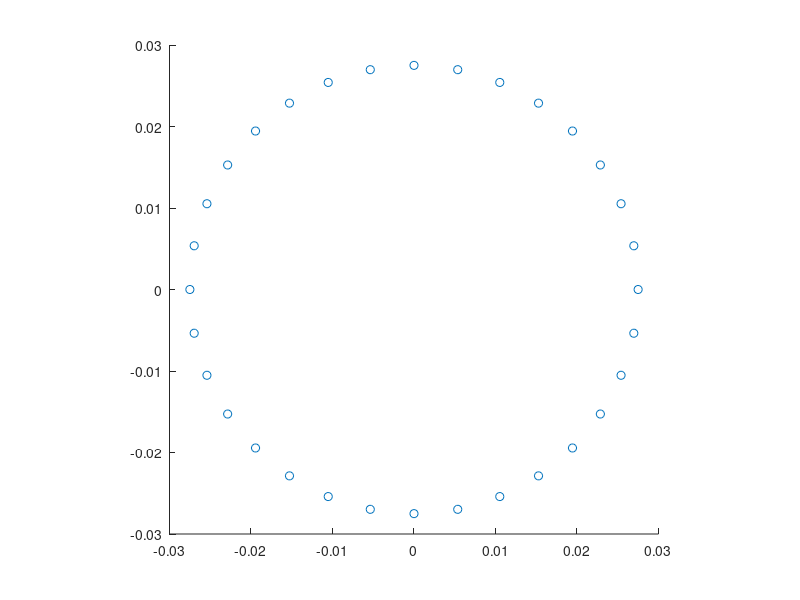

Write MATLAB code to recreate this figure. (Note: this script raises an error after producing the figure.)
%{
Ri = 24.5e-3;
Ro = 30.5e-3;
Rc = sqrt((Ro^2 + Ri^2)/2); % geometric mean
nElements = 32;

elementSpacing_rad = 2*pi/nElements;

elementIds = 1:nElements;
elementCoords = zeros(nElements,5); % theta, r
elementCoordsCart = zeros(nElements,2); % x, y

for i = elementIds
    elementCoords(i,:) = [Ri, Ro, Rc, 0, (i-1)*elementSpacing_rad];
    [elementCoordsCart(i,1),elementCoordsCart(i,2)] = pol2cart(elementCoords(i,5),elementCoords(i,3));
end

scatter(elementCoordsCart(:,1),elementCoordsCart(:,2))

save("Barney/elementCoords_Ring","elementCoordsCart")

%}

Ri = 24.5e-3;
Ro = 30.5e-3;
%Rc = sqrt((Ro^2 + Ri^2)/2); % geometric mean centre
Rc = (Ri+Ro) / 2;
nElements = 32;

elementSpacing_rad = 2*pi/nElements;

elementIds = 1:nElements;
elementCoordsCart = zeros(nElements,5); % x, y, elevation

for i = elementIds
    elementCoordsCart(i,5) = (i-1)*elementSpacing_rad;
    [elementCoordsCart(i,1),elementCoordsCart(i,2)] = pol2cart(elementCoordsCart(i,5),Rc);
end

scatter(elementCoordsCart(:,1),elementCoordsCart(:,2))
pbaspect([1 1 1])

save("Barney/elementCoords_Ring","elementCoordsCart")
